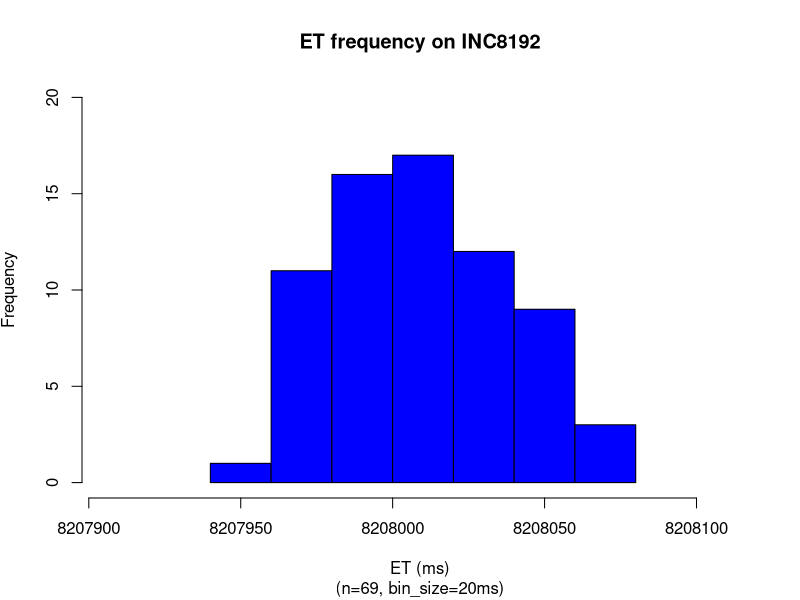
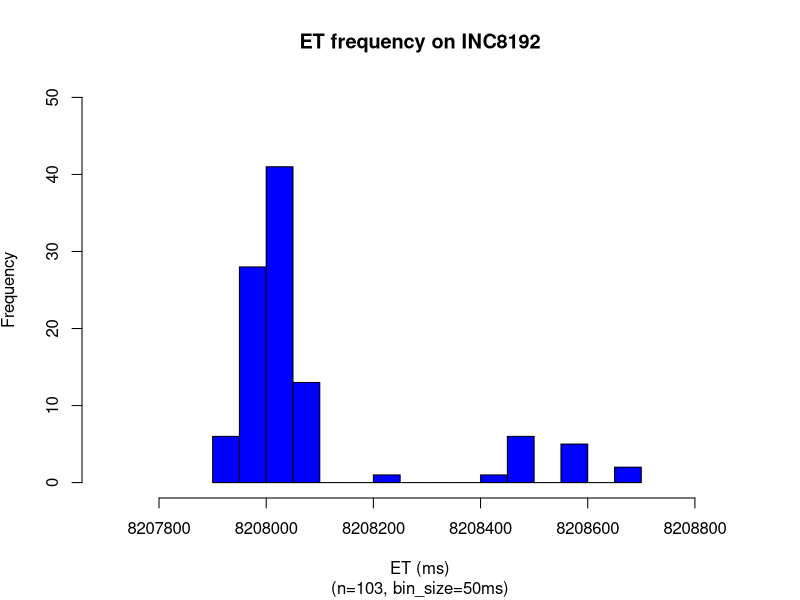
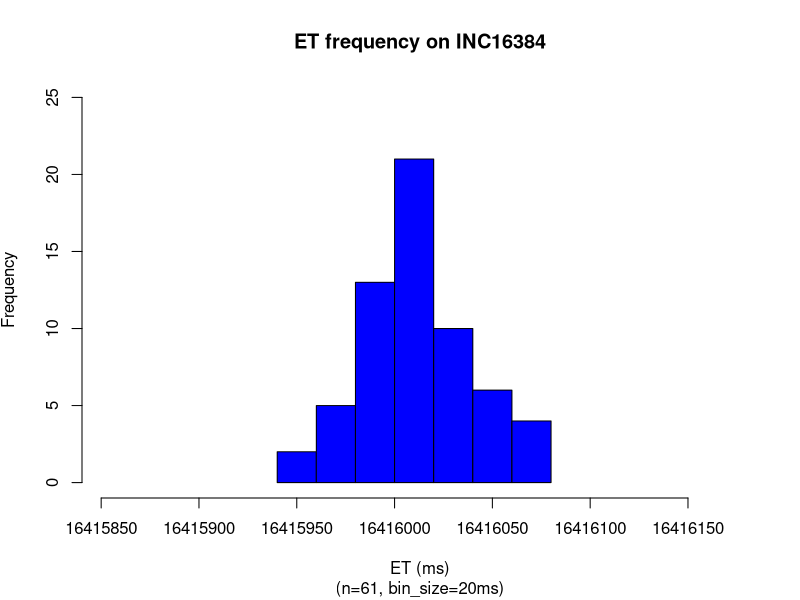
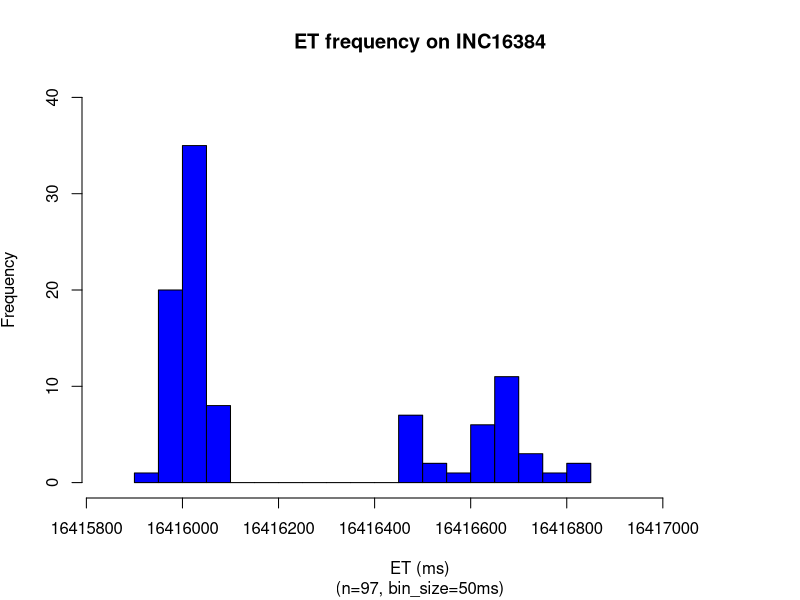

Generate these figures, in order, with R:
## sodb12
## 8192_sec

x = read.csv(file="8192_sec.dat",head=TRUE,sep="\t")
setEPS()
postscript("8192_sec_et_hist2_v5.eps")
x <- subset(x, x$ITERNUM > 40) 
x <- subset(x, x$ITERNUM != 84 & x$ITERNUM != 95 & x$ITERNUM != 105 & x$ITERNUM != 116 & x$ITERNUM != 45 & x$ITERNUM != 56 & x$ITERNUM != 66 & x$ITERNUM != 77)
x_up = mean(x$METIME) + 2*sd(x$METIME)
x_dn = mean(x$METIME) - 2*sd(x$METIME)
binsize=20
x = subset(x, x$METIME >= x_dn & x$METIME <= x_up)
nbins <- ceiling((max(x$METIME)-min(x$METIME)) / binsize)
h = hist(x$METIME, right=F, breaks=nbins,plot=F)
xmin <-min(x$METIME)
xmax <-max(x$METIME)
ymax <- max(h$counts)
ymax <- ceiling(ymax/100)*100
ymax <- max(h$counts)
ymax <- 20
plot(h, freq=TRUE,ylim=c(0,ymax), xlim=c(xmin-50,xmax+50),col="blue", main='ET frequency on INC8192', 
sub=paste("(n=",nrow(x),", bin_size=",binsize,"ms)",sep=""), 
xlab='ET (ms)', ylab=expression('Frequency'))
dev.off()

x = read.csv(file="8192_sec.dat",head=TRUE,sep="\t")
setEPS()
postscript("8192_sec_et_hist_v5.eps")
x <- subset(x, x$ITERNUM != 84 & x$ITERNUM != 95 & x$ITERNUM != 105 & x$ITERNUM != 116 & x$ITERNUM != 45 & x$ITERNUM != 56 & x$ITERNUM != 66 & x$ITERNUM != 77)
x_up = mean(x$METIME) + 2*sd(x$METIME)
x_dn = mean(x$METIME) - 2*sd(x$METIME)
binsize=50
x = subset(x, x$METIME >= x_dn & x$METIME <= x_up)
nbins <- ceiling((max(x$METIME)-min(x$METIME)) / binsize)
h = hist(x$METIME, right=F, breaks=nbins,plot=F)
xmin <-min(x$METIME)
xmax <-max(x$METIME)
ymax <- max(h$counts)
ymax <- ceiling(ymax/100)*100
ymax <- max(h$counts)
ymax <- 50
plot(h, freq=TRUE,ylim=c(0,ymax), xlim=c(xmin-200,xmax+200),col="blue", main='ET frequency on INC8192', 
sub=paste("(n=",nrow(x),", bin_size=",binsize,"ms)",sep=""), 
xlab='ET (ms)', ylab=expression('Frequency'))
dev.off()

x = read.csv(file="16384_sec.dat",head=TRUE,sep="\t")
setEPS()
postscript("16384_sec_et_hist2_v5.eps")
x <- subset(x, x$ITERNUM > 40)
x <- subset(x, x$ITERNUM != 10 & x$ITERNUM != 16 & x$ITERNUM != 82 & x$ITERNUM != 87 & x$ITERNUM != 92 & x$ITERNUM != 98 & x$ITERNUM != 103 & x$ITERNUM != 108 & x$ITERNUM != 113 & x$ITERNUM != 119 & x$ITERNUM != 43 & x$ITERNUM != 48 & x$ITERNUM != 54 & x$ITERNUM != 59 & x$ITERNUM != 64 & x$ITERNUM != 69 & x$ITERNUM != 75 & x$ITERNUM != 80)
x_up = mean(x$METIME) + 2*sd(x$METIME)
x_dn = mean(x$METIME) - 2*sd(x$METIME)
binsize=20
x = subset(x, x$METIME >= x_dn & x$METIME <= x_up)
nbins <- ceiling((max(x$METIME)-min(x$METIME)) / binsize)
h = hist(x$METIME, right=F, breaks=nbins,plot=F)
xmin <-min(x$METIME)
xmax <-max(x$METIME)
ymax <- max(h$counts)
ymax <- ceiling(ymax/100)*100
ymax <- max(h$counts)
ymax <- 25
plot(h, freq=TRUE,ylim=c(0,ymax), xlim=c(xmin-100,xmax+100),col="blue", main='ET frequency on INC16384', 
sub=paste("(n=",nrow(x),", bin_size=",binsize,"ms)",sep=""), 
xlab='ET (ms)', ylab=expression('Frequency'))
dev.off()

x = read.csv(file="16384_sec.dat",head=TRUE,sep="\t")
setEPS()
postscript("16384_sec_et_hist_v5.eps")
x <- subset(x, x$ITERNUM != 10 & x$ITERNUM != 16 & x$ITERNUM != 82 & x$ITERNUM != 87 & x$ITERNUM != 92 & x$ITERNUM != 98 & x$ITERNUM != 103 & x$ITERNUM != 108 & x$ITERNUM != 113 & x$ITERNUM != 119 & x$ITERNUM != 43 & x$ITERNUM != 48 & x$ITERNUM != 54 & x$ITERNUM != 59 & x$ITERNUM != 64 & x$ITERNUM != 69 & x$ITERNUM != 75 & x$ITERNUM != 80)
x_up = mean(x$METIME) + 2*sd(x$METIME)
x_dn = mean(x$METIME) - 2*sd(x$METIME)
binsize=50
x = subset(x, x$METIME >= x_dn & x$METIME <= x_up)
nbins <- ceiling((max(x$METIME)-min(x$METIME)) / binsize)
h = hist(x$METIME, right=F, breaks=nbins,plot=F)
xmin <-min(x$METIME)
xmax <-max(x$METIME)
ymax <- max(h$counts)
ymax <- ceiling(ymax/100)*100
ymax <- max(h$counts)
ymax <- 40
plot(h, freq=TRUE,ylim=c(0,ymax), xlim=c(xmin-100,xmax+300),col="blue", main='ET frequency on INC16384', 
sub=paste("(n=",nrow(x),", bin_size=",binsize,"ms)",sep=""), 
xlab='ET (ms)', ylab=expression('Frequency'))
dev.off()


